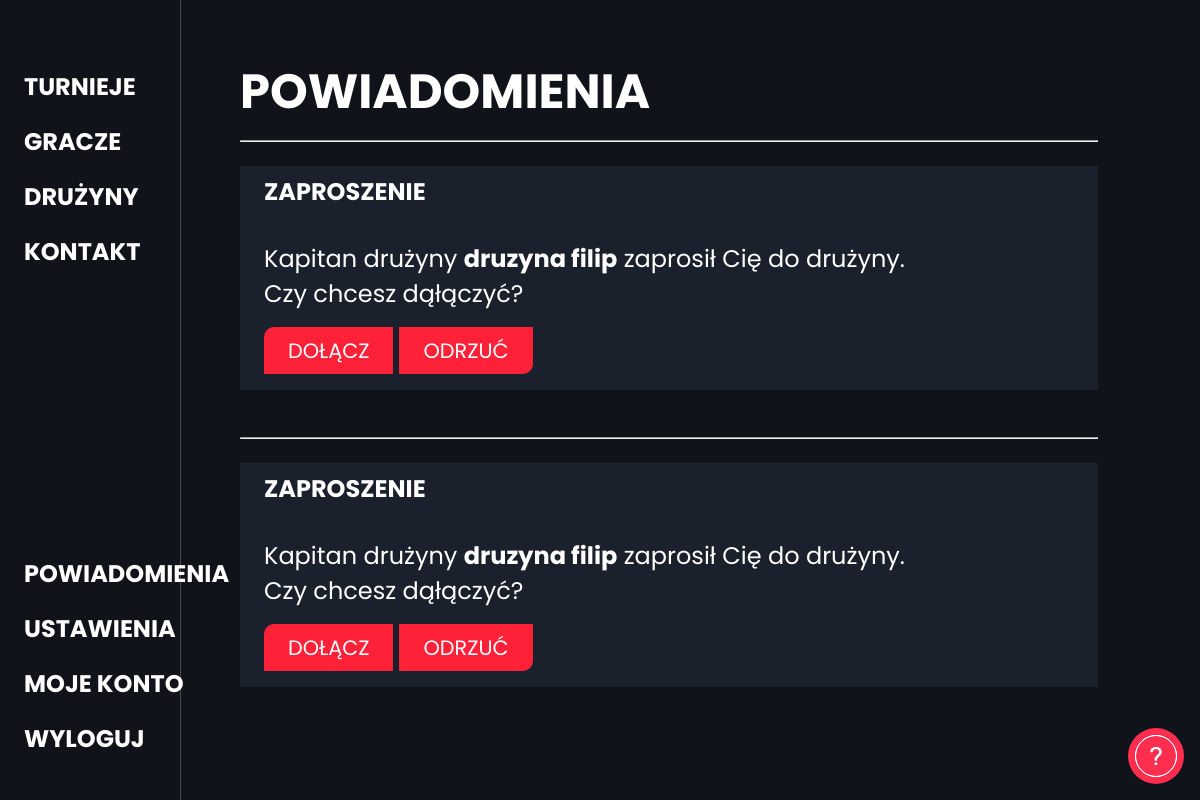
The page /powiadomienia (signed in) on the database as committed earlier.
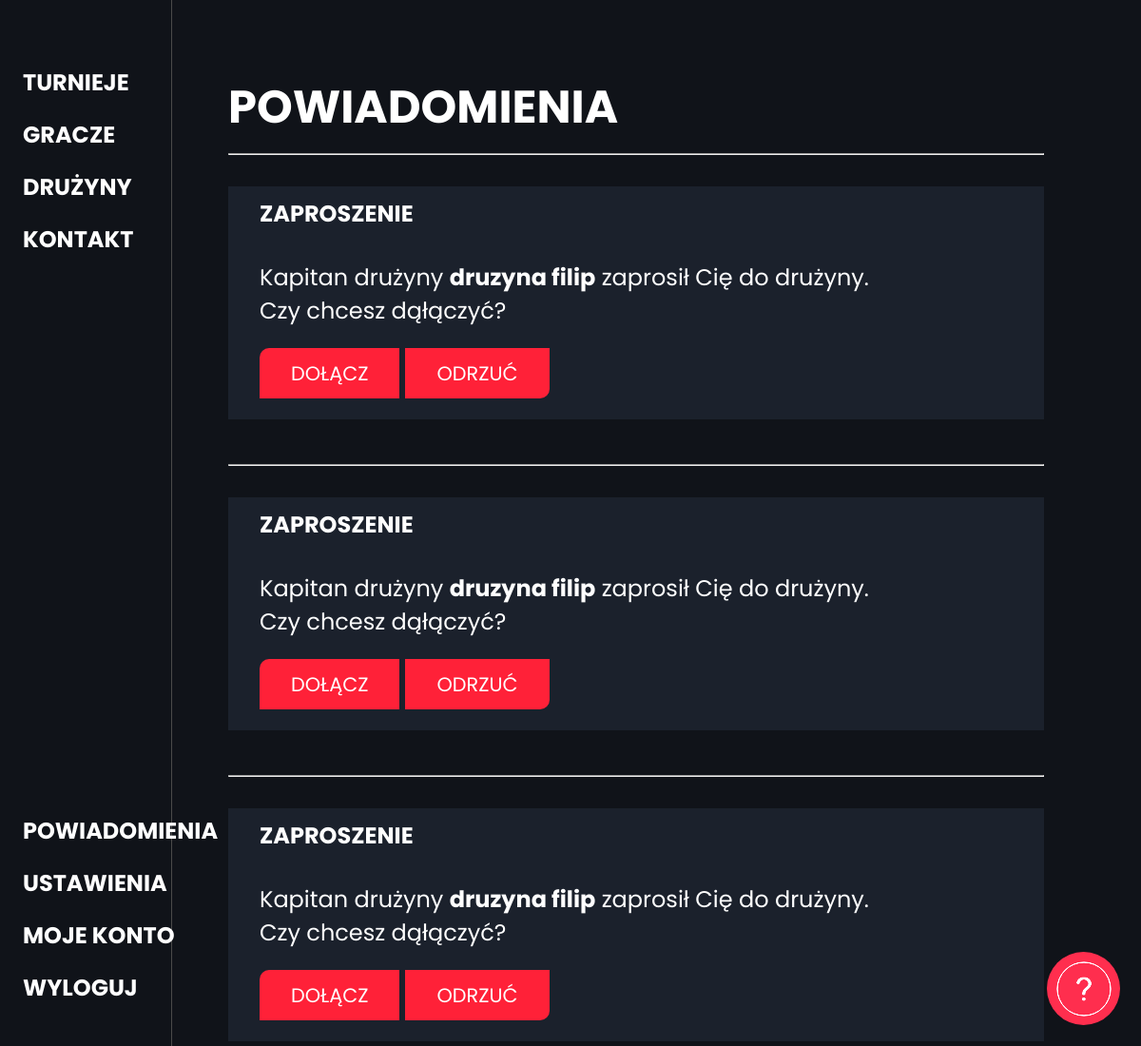
The same page on the database as committed later.
### backend/models.py (models this page shows)
class Powiadomienia(models.Model):
    user = models.ForeignKey(CustomUser, on_delete=models.CASCADE)
    tresc = models.TextField()
    druzyna = models.CharField(max_length=100, null=True, blank=True)
    volunteer = models.CharField(max_length=100, null=True, blank=True)
    data = models.DateTimeField(auto_now_add=True)

### backend/views.py (the view, shortened to what this page needs)
# urls.py: path('powiadomienia', powiadomienia, name='powiadomienia'),
def powiadomienia(request):
    user = request.user
    if user.is_authenticated:
        powiadomienia = Powiadomienia.objects.filter(user=user)
        return render(request, 'frontend/powiadomienia.html', {'powiadomienia': powiadomienia})
    else:
        return redirect('/')

### backend/models.py (called while the page is built)
    def __str__(self):
        return self.username

### frontend/templatetags/post_tags.py (called while the page is built)
@register.simple_tag(takes_context=True)
def notification(context):
    user = context['user']
    if user.is_authenticated:
        powiadomienia = Powiadomienia.objects.filter(user=user)
        return powiadomienia.count()
    else:
        return "0"

### frontend/templates/frontend/powiadomienia.html (shortened to what this page needs)
{% extends 'frontend/base.html' %}
{% block content %}
    <div id="container" class="player-detail-container contactcontainer">
        <div id="contactinner-wrapper" class="powiadomienieinner_wrapper">
            <h1 class="powheader">Powiadomienia</h1>
            {% for powiadomienie in powiadomienia %}
            <hr>
                {% if powiadomienie.tresc == "Zaproszenie" %}
                <div class="powiadomienie_card">
                <h4>Zaproszenie</h4>
                    Kapitan drużyny&nbsp;<a class="inline" href="{% url 'team_site' teamname=powiadomienie.druzyna %}"><b>{{powiadomienie.druzyna}}</b></a>&nbsp;zaprosił Cię do drużyny.<br>Czy chcesz dąłączyć?<br>
                    <div class="response">
                        <form class="powiadomienie_form" method="post">
                            <button class="defaultbutton">Dołącz</button>
                        </form>
                        <form class="powiadomienie_form" method="post">
                            <button class="defaultbutton">Odrzuć</button>
                        </form>
                    </div>
                </div>
                {% endif %}
                <br>
            {% endfor %}
        </div>
    </div>
{% endblock %}

### frontend/templates/frontend/base.html (shortened to what this page needs)
{% load post_tags %}
<!DOCTYPE html>
<html lang="en">
<head>
    {% load static %}
    <link rel="stylesheet" href="{% static 'style.css' %}">
    <link rel="stylesheet" href="{% static 'mobile.css' %}">
    <link
    rel="stylesheet"
    href="https://cdnjs.cloudflare.com/ajax/libs/animate.css/4.1.1/animate.min.css"
  />
</head>
<body id="body">
    <div id="side_menu" class="black">
        <a class="imga" href="{% url 'index' %}"><img src="https://i.ibb.co/YhSCzFb/logo2.png" alt=""></a>
        <a href="{% url 'tournament_list_site' %}"><h2>Turnieje</h2></a>
        <a href="{% url 'player_list_site' %}"><h2>Gracze</h2></a>
        <a href="{% url 'team_list_site' %}"><h2>Drużyny</h2></a>
        <a href="{% url 'contact_site' %}"><h2>Kontakt</h2></a>
        <div>
            {% if user.is_authenticated %}
                <a href="{% url 'powiadomienia' %}"><h2>Powiadomienia</h2></a>
                <a href="{% url 'settings' %}"><h2>Ustawienia</h2></a>
                <a href="{% url 'player_site' playernick=user.nick %}"><h2>Moje konto</h2></a>
                <a href="{% url 'logout' %}"><h2>Wyloguj</h2></a>
            {% else %}
                <a href="{% url 'login_web' %}"><h2>Zaloguj się</h2></a>
                <a href="{% url 'register' %}"><h2>Zarejestruj się</h2></a>
            {% endif %}
        </div>
    </div>
    {% block content %}
    {% endblock %}
    <a href="{% url 'contact_site' %}" id="helpsupport" class="mobilehide">
        <img src="/media/images/questionmark.png" alt="">
    </a>
</body>
</html>

### frontend/static/style.css (style rules this page uses)
body { margin: 0; padding: 0; overflow-x: hidden !important; background-color: #101319; }
html { overflow-x: hidden !important; }
#container { width: 85vw; margin-left: 15vw; height: 100vh; scroll-snap-type: y mandatory; overflow-y: overlay; -webkit-font-smoothing: antialiased; overflow-x: hidden; scroll-behavior: smooth; }
a { text-decoration: none; color: inherit; }
* { font-family: 'Poppins', sans-serif; }
#side_menu { border-right: 1px solid rgb(74, 74, 74); width: 13vw; height: calc(100vh - 2vw); position: fixed; background-color: #fff; padding-left: 2vw; padding-top: 2vw; transition: all .2s; z-index: 33; }
.black { background-color: #101319 !important; color: white !important }
.black h2::before { background-color: white !important; }
#side_menu div { position: fixed; bottom: 2vw; }
.imga { padding-right: 2vw !important; text-align: center; }
#side_menu h2 { display:table; position: relative; }
#side_menu h2::before { content: ''; position: absolute; width: 100%; height: 4px; border-radius: 4px; background-color: #18272F; bottom: 0; left: 0; transform-origin: right; transform: scaleX(0); transition: transform .3s ease-in-out; }
h1, h2, h3, h4, h5 { text-transform: uppercase; }
a { display: block; }
.contactcontainer { background: #101319 !important; }
#contactinner-wrapper { width: auto; height: 20vh; margin-top: 7vh; padding-right: 10%; padding-left: 5vw; color: white !important; font-size: 1.5rem; }
body { counter-reset: section; }
.player-detail-container { background-repeat: no-repeat; background-size: auto 100vh; width: 85vw; margin-left: 10vw; height: auto; min-height: 100vh; overflow-x: hidden; background: linear-gradient(0deg, rgba(16,19,25,1) 17%, rgba(31,31,31,1) 74%); }
.defaultbutton { padding: 1vh 3vh 1vh 3vh ; color: #ffff; background-color: #ff2138; border: none; border-top-left-radius: 10px; border-bottom-right-radius: 10px; font-weight: 400; font-size: 1.3rem; text-transform: uppercase; margin-bottom: 1vh; transition: all .2s; margin-top: 5vh; }
.inline { display: inline; }
.powiadomienie_card h4 { margin-top: 0; }
.powiadomienie_card { margin-top: 3vh; padding: 1vh 3vh 1vh 3vh; background-color: #1b212c; text-align: left; }
.powheader { margin-bottom: 0; }
.response .defaultbutton { margin-top: 2vh; }
.powiadomienie_form:nth-of-type(even) .defaultbutton { border-top-left-radius: 0 !important; }
.powiadomienie_form:nth-of-type(odd) .defaultbutton { border-bottom-right-radius: 0 !important; }
.response { width: 100%; display: flex; flex-direction: row; flex-wrap: wrap; justify-content: flex-start; align-items: flex-start; align-content: flex-start; }
.powiadomienie_form { width: auto; margin-right: .5vw; text-align: left; }
* { scrollbar-width: auto; scrollbar-color: #10131900 #272f3c00; }
#helpsupport { position: fixed; bottom: 2vh; right: 2vh; width: 7vh; height: 7vh; background-color: #ff2138; filter: brightness( 1.4); border-radius: 50%; }
#helpsupport img { filter:invert(1); border-radius: 50%; border: 1px solid black; padding: 1vh; height: 3vh; position: absolute; top: 50%; left: 50%; transform: translate(-50%, -50%); }

Rows that differ between the two databases and show on the page:
added Powiadomienia: druzyna "druzyna filip"
